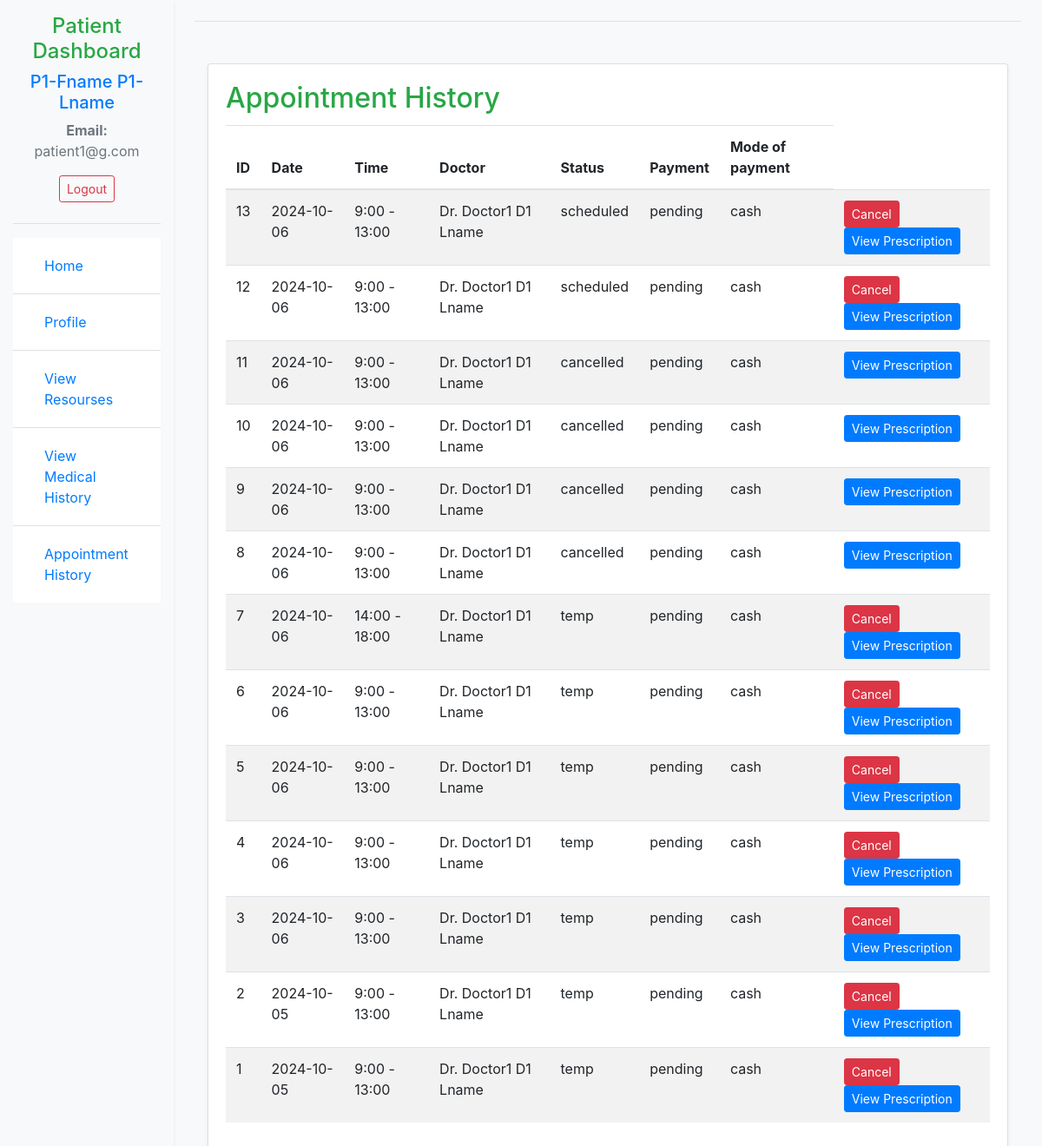
/patient_appointment_history/ (signed in), run on an earlier commit of the app's database.
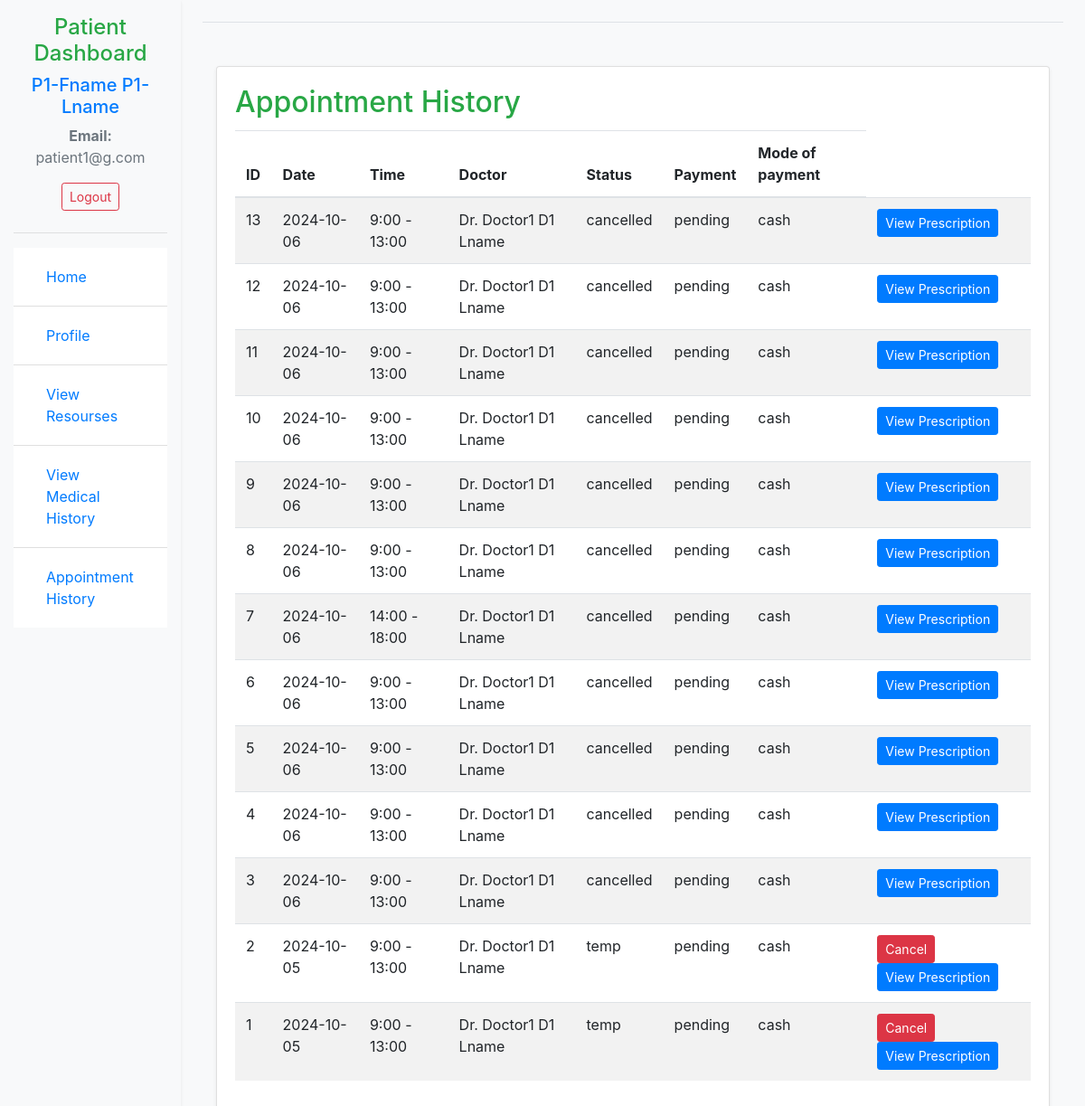
And on a later commit of the database.
### main_app/models.py (models this page shows, shortened)
class Appointment(models.Model):
    STATUS_CHOICES = [
        ('temp', 'Temporary'),
        ('scheduled', 'Scheduled'),
        ('completed', 'Completed'),
        ('cancelled', 'Cancelled'),
        ('no-show', 'No Show'),
    ]
    PAYMENT_CHOICES = [
        ('pending', 'Pending'),
        ('paid', 'Paid'),
        ('cancelled', 'Cancelled'),
        ('refunded', 'Refunded'),
    ]
    MODE_CHOICES = [
        ('cash', 'Cash'),
        ('online', 'Online'),
    ]
    patient = models.ForeignKey(CustomUser, on_delete=models.CASCADE, related_name='patient_appointments')
    doctor = models.ForeignKey(CustomUser, on_delete=models.CASCADE, related_name='doctor_appointments')
    department = models.CharField(max_length=100)
    appointment_date = models.CharField(max_length=20)
    appointment_time = models.CharField(max_length=20)
    status = models.CharField(max_length=20, choices=STATUS_CHOICES, default='temp')
    payment_status = models.CharField(max_length=20, choices=PAYMENT_CHOICES, default='pending')
    mode_of_payment = models.CharField(max_length=50, choices=MODE_CHOICES, default='cash')

### auth_app/models.py (models this page shows, shortened)
class CustomUser(AbstractUser):
    ROLE_CHOICES = [
        ('admin', 'Admin'),
        ('doctor', 'Doctor'),
        ('patient', 'Patient'),
    ]
    GENDER_CHOICES = [
        (1, 'Male'),
        (2, 'Female'),
        (3, 'Other'),
    ]
    blood_group = models.CharField(max_length=3, choices=[
        ('A+', 'A+'),
        ('A-', 'A-'),
        ('B+', 'B+'),
        ('B-', 'B-'),
        ('AB+', 'AB+'),
        ('AB-', 'AB-'),
        ('O+', 'O+'),
        ('O-', 'O-'),
    ], null=True, blank=True)
    first_name = models.CharField(max_length=30)
    last_name = models.CharField(max_length=30)
    role = models.CharField(max_length=10, choices=ROLE_CHOICES)
    email = models.EmailField(unique=True)
    username = models.CharField(max_length=150, blank=True, null=True)
    gender = models.IntegerField(choices=GENDER_CHOICES, null=True, blank=True)
    age = models.IntegerField(null=True, blank=True)
    account_type = models.CharField(max_length=30)
    phone_number = models.CharField(max_length=15, null=True, blank=True)
    USERNAME_FIELD = 'email'
    REQUIRED_FIELDS = ['first_name', 'last_name']
    objects = CustomUserManager()

### main_app/views.py (the view)
# urls.py: path('patient_appointment_history/', PatientAppointmentHistoryView.as_view(), name='patient_appointment_history'),
class PatientAppointmentHistoryView(LoginRequiredMixin, View):
    template_name = 'patient/patient_appointment_history.html'
    def get(self, request, *args, **kwargs):
        profile = CustomUser.objects.get(id = request.user.id)
        appointments = Appointment.objects.filter(patient=request.user).order_by('-id')
        context = {
            'patient_id': request.user.id,
            'appointments': appointments,
            'first_name': profile.first_name,
            'last_name': profile.last_name,
            'email': profile.email,
        }
        return render(request, self.template_name, context)

### templates/patient/patient_appointment_history.html (shortened to what this page needs)
{% extends 'patient/patient_dashboard_base.html' %}
{% block content %}
    <div class="container my-5">
        <div class="card mb-4 shadow-sm">
            <div class="card-body">
                <h2 class="card-title text-success">Appointment History</h2>
                <table class="table table-striped">
                    <thead>
                        <tr>
                            <th scope="col">ID</th>
                            <th scope="col">Date</th>
                            <th scope="col">Time</th>
                            <th scope="col">Doctor</th>
                            <th scope="col">Status</th>
                            <th scope="col">Payment</th>
                            <th scope="col">Mode of payment</th>
                        </tr>
                    </thead>
                    <tbody>
                        {% for appointment in appointments %}
                        <tr>
                            <td>{{ appointment.id }}</td>
                            <td>{{ appointment.appointment_date }}</td>
                            <td>{{ appointment.appointment_time }}</td>
                            <td>Dr. {{ appointment.doctor.first_name }}  {{ appointment.doctor.last_name }}</td>
                            <td>{{ appointment.status }}</td>
                            <td>{{ appointment.payment_status }}</td>
                            <td>{{ appointment.mode_of_payment }}</td>
                            <td>
                                {% if appointment.status != 'cancelled' %}
                                <button class="btn btn-danger btn-sm">
                                    Cancel
                                </button>
                                {% endif %}
                                <a href="{% url 'view_prescription' appointment.id %}" class="btn btn-primary btn-sm">
                                    View Prescription
                                </a>
                            </td>
                        </tr>
                        {% endfor %}
                    </tbody>
                </table>
            </div>
        </div>
    </div>
    {% endblock %}

What changed in the data, as far as the page shows it:
changed Appointment id 13: status "scheduled" → "cancelled"; no longer shows "Cancel"
changed Appointment id 12: status "scheduled" → "cancelled"; no longer shows "Cancel"
changed Appointment id 7: status "temp" → "cancelled"; no longer shows "Cancel"
changed Appointment id 6: status "temp" → "cancelled"; no longer shows "Cancel"
changed Appointment id 5: status "temp" → "cancelled"; no longer shows "Cancel"
changed Appointment id 4: status "temp" → "cancelled"; no longer shows "Cancel"
changed Appointment id 3: status "temp" → "cancelled"; no longer shows "Cancel"
